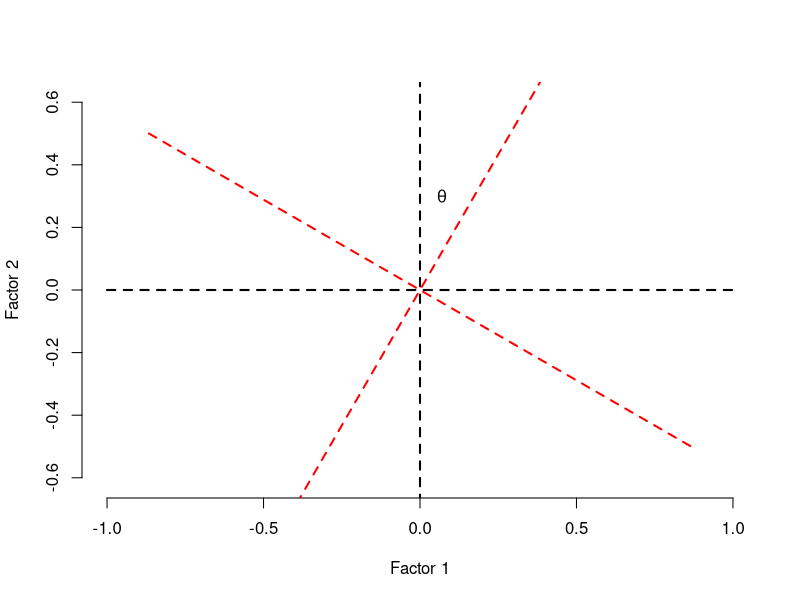
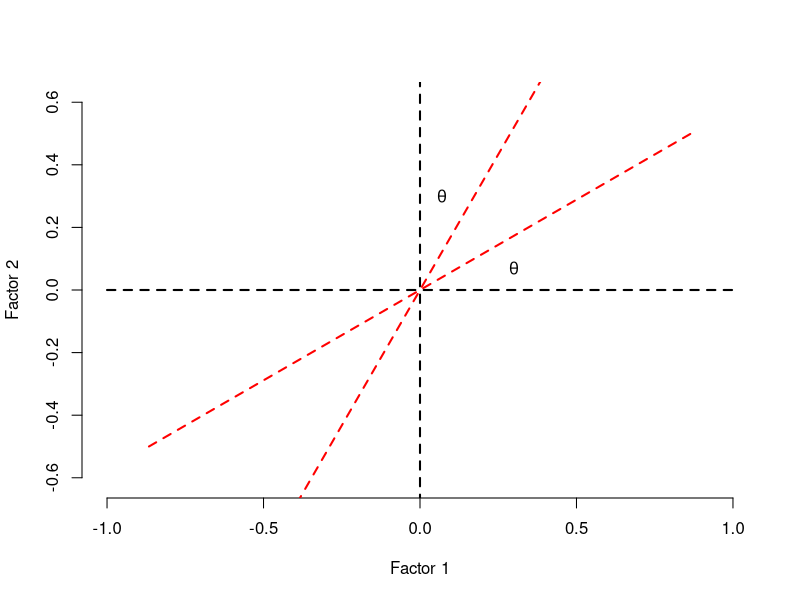

Recreate these plots in R, in order.
## ---- chunk 1
knitr::opts_chunk$set(echo = FALSE)
## ---- chunk 2
x = c(-1,1,0,0)
y = c(0,0,-1,1)
fl <- cbind(x,y)
rm <- matrix(c(cos(pi/6), sin(pi/6), -sin(pi/6), cos(pi/6)), ncol=2)
rotated <- fl%*%rm

plot(x[1:2],y[1:2], bty="n", type='l', lwd=2, lty=2, xlab='Factor 1', ylab='Factor 2', asp=1)
lines(x[3:4], y[3:4], lwd=2, lty=2)
lines(rotated[1:2,1], rotated[1:2,2], lwd=2, lty=2, col='red')
lines(rotated[3:4,1], rotated[3:4,2], lwd=2, lty=2, col='red')
text(0.07,0.3, labels = expression(theta))
## ---- chunk 3
x = c(-1,1,0,0)
y = c(0,0,-1,1)
fl <- cbind(x,y)
rm <- matrix(c(cos(pi/6), sin(pi/6), -sin(pi/6), cos(pi/6)), ncol=2)
orm <- matrix(c(cos(-pi/6), sin(-pi/6), -sin(-pi/6), cos(-pi/6)), ncol=2)

orotated <- rbind(fl[1:2,]%*%orm, fl[3:4,]%*%rm)

plot(x[1:2],y[1:2], bty="n", type='l', lwd=2, lty=2, xlab='Factor 1', ylab='Factor 2', asp=1)
lines(x[3:4], y[3:4], lwd=2, lty=2)
lines(orotated[1:2,1], orotated[1:2,2], lwd=2, lty=2, col='red')
lines(orotated[3:4,1], orotated[3:4,2], lwd=2, lty=2, col='red')
text(0.07,0.3, labels = expression(theta))
text(0.3,0.07, labels = expression(theta))
